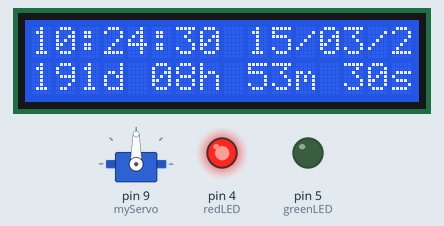
Simulated run of this sketch. Board: Arduino Uno, built with avr-gcc and run on an emulated ATmega328P. On the bench: 16×2 character LCD, servo, output pins drawn as LEDs (lit = HIGH). The local clock reads 2024-03-15 10:24:30 at power-on unless the sketch sets it.

Above: at 0.1 s.
At 9.6 s:
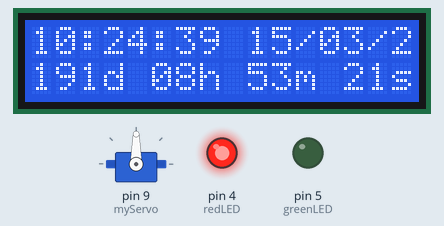
At 19.1 s:
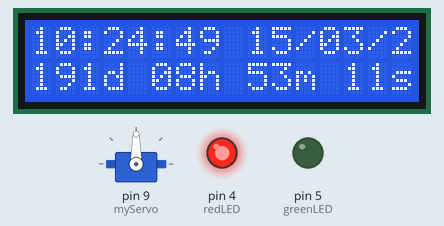
At 38.1 s:
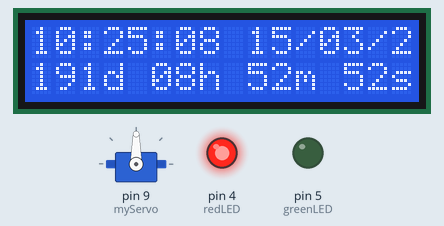
Timing chart, 0 to 39.6 s (numbered marks = the images above):
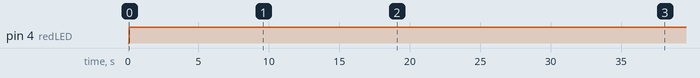

The sketch:

prototype-1.ino
```cpp
#include <Wire.h>                  // Include Wire library (required for I2C devices)
#include <LiquidCrystal_I2C.h>     // Include LiquidCrystal_I2C library
#include <RTClib.h>                // RTC
#include <Servo.h>

LiquidCrystal_I2C lcd(0x27, 16, 2);  // Configure LiquidCrystal_I2C library with 0x27 address, 16 columns and 2 rows
RTC_DS1307 RTC;                    // Configure RTC
Servo myServo;

  // Countdown setup
  int targetYear = 2024;
  int targetMonth = 9;
  int targetDay = 22;
  int targetHour = 19;
  int targetMinute = 18;
  int targetSeconds = 00;

  int redLED = 4; // Red LED connected to digital pin 3
  int greenLED = 5; // Green LED connected to digital pin 2

void setup() {

  // LCD setup
  lcd.init();                        // Initialize I2C LCD module
  lcd.backlight();                   // Turn backlight ON

  // RTC setup
  Serial.begin(9600);
  Wire.begin();
  RTC.begin(); // load the time from computer.
  if (! RTC.isrunning()) {

    Serial.println("RTC is NOT running!");
    RTC.adjust(DateTime(__DATE__, __TIME__));
  }

  // LED setup
  pinMode(redLED, OUTPUT);   // Set red LED pin as output
  pinMode(greenLED, OUTPUT); // Set green LED pin as output

  // Servo setup
  myServo.attach(9);

  // Rotary-Encoder setup


}

void loop() {

  // Serial Loop
  DateTime now = RTC.now();

  // Create the target DateTime object
  DateTime target(targetYear, targetMonth, targetDay, targetHour, targetMinute, targetSeconds);

  // Calculate the time difference (remaining time)
  TimeSpan remaining = target - now;

  // Display current date/time on the first line
  char dateBuffer[16];
  sprintf(dateBuffer, "%02u:%02u:%02u %02u/%02u/%02u", now.hour(), now.minute(), now.second(), now.day(), now.month(), now.year() % 100);
  lcd.setCursor(0, 0);
  lcd.print(dateBuffer);

  // Check if the target time has been reached or passed
  if (remaining.totalseconds() > 0) {
    // Display countdown (remaining time) on the second line
    char countDownBuffer[16];
    sprintf(countDownBuffer, "%02ud %02uh %02um %02us", remaining.days(), remaining.hours(), remaining.minutes(), remaining.seconds());
    lcd.setCursor(0, 1);
    lcd.print(countDownBuffer);

    // LED control: Red LED on while counting down
    digitalWrite(redLED, HIGH);  // Turn on the red LED
    digitalWrite(greenLED, LOW); // Turn off the green LED

    myServo.write(90);
    delay(20);

  } else {
    // Target reached, display 00d 00h 00m 00s on the second line
    lcd.setCursor(0, 1);
    lcd.print("00d 00h 00m 00s");

    // LED control: Green LED on when countdown is done
    digitalWrite(redLED, LOW);   // Turn off the red LED
    digitalWrite(greenLED, HIGH); // Turn on the green LED

    myServo.write(0);
    delay(20);
  }

  delay(1000);
}
```

Measured:
- by itself, pin 4 (redLED): LOW → HIGH at 0.10 s
- what the display in image 1 shows lasts 1.1 s, from 9.6 s to 10.7 s
